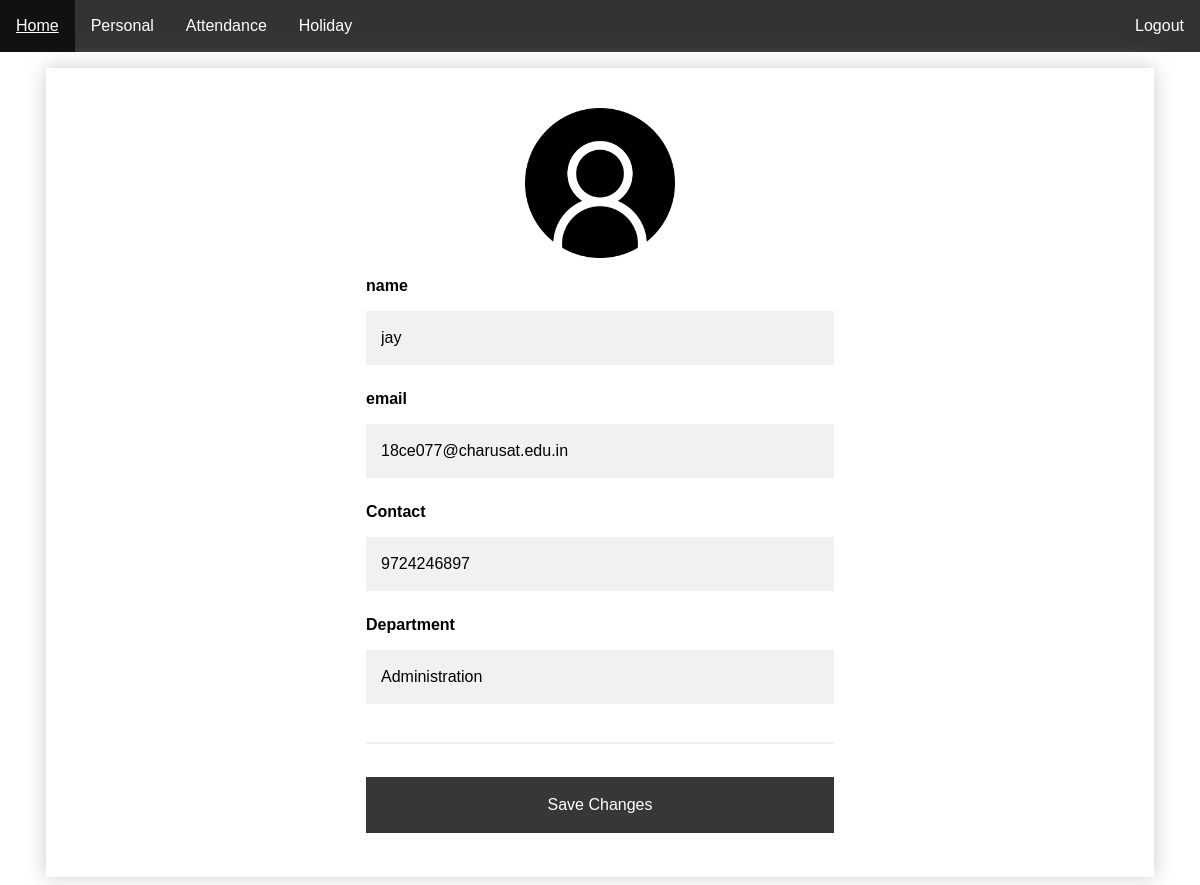
The app's page /view_my_profile (signed in) with its own data.
### users/models.py (models this page shows)
class tblUserdetails(models.Model):
	user=models.ForeignKey(User,on_delete=models.CASCADE)
	email=models.CharField(max_length=120)
	contact=models.CharField(max_length=10)
	department=models.CharField(max_length=100)

### recognition/views.py (the view)
# urls.py: path('view_my_profile',recog_views.view_my_profile,name="view-my-profile"),
@login_required
def view_my_profile(request):
    users = request.user
    q = 0 # flag
    p = 0 # flag
    u = tblUserdetails.objects.filter(user=users).exists()
    if u:
        userDetails = tblUserdetails.objects.get(user=users)
        p = 1 # set if user data present in user_details database
    else:
        print("not present")
        userDetails = users
        q = 1 # set if user data not present in user_details database
    return render(request, 'recognition/user_profile.html', {'userDetails': userDetails, 'q': q, 'p': p})

### recognition/templates/recognition/user_profile.html (shortened to what this page needs)
{% load static %}
{% load crispy_forms_tags %}
<!DOCTYPE html>
<html>
<head>
  <link rel="stylesheet" href="https://maxcdn.bootstrapcdn.com/bootstrap/4.0.0/css/bootstrap.min.css"
>
</head>
<body>
  <ul>
    <li class="active"><a href="{%url 'dashboard' %}" style="color: white;">Home</a></li>
    <li><a href="{%url 'view-my-profile' %}">Personal</a></li>
    <li><a href="{%url 'view-my-attendance-employee-login' %}">Attendance</a></li>
    <li><a href="{%url 'employee-holiday' %}">Holiday</a></li>
    <li style="float:right"><a href="{% url 'logout' %}">Logout</a></li>
  </ul>
  <div class="container">
    <div style="border: solid  rgba(204, 204, 204, 0.288) 0px; box-shadow: #ccc 0px 0px 20px ;padding: 20px;">
      <div style="margin-top: 20px;">
        <img src="{% static 'recognition/img/user1.png' %}" class="img-responsive"
          style="width:150px;height:150px;margin-left: auto;margin-right: auto;" />
      </div>
      <div class="container"
        style="border:solid px #ccc;background-color: rgb(255, 255, 255);width: 500px; text-emphasis-color: #222;">
        <form method="POST" action="{% url 'change-profile' %}">
          {%if p%}
          <div style="color: black;">
            <label for="email" style="color: black;"><b>name</b></label>
            <input type="text" name="name" value={{userDetails.user}} id="email" required>
            <label for="psw"><b>email</b></label>
            <input type="email" value={{userDetails.email}} name="email" id="psw" required>
            <label for="psw-repeat"><b>Contact</b></label>
            <input type="number" value={{userDetails.contact}} name="contact" id="psw-repeat" required>
            <label for="psw-repeat"><b>Department</b></label>
            <input type="text" value={{userDetails.department}} name="department" id="psw-repeat" required>
            <hr>
          </div>
          {%endif%}
          <button type="submit" class="registerbtn" style="background-color: #222;">Save Changes</button>
        </form>
      </div>
    </div>
  </div>
</body>
</html>

### recognition/templates/recognition/user_profile.html (style rules this page uses)
body { font-family: Arial, Helvetica, sans-serif; background-color: white; ; }
* { box-sizing: border-box; }
.container { padding: 16px; background-color: white; }
input[type=text], input[type=password], input[type=email], input[type=number] { width: 100%; padding: 15px; margin: 5px 0 22px 0; display: inline-block; border: none; background: #f1f1f1; }
hr { border: 1px solid #f1f1f1; margin-bottom: 25px; }
.registerbtn { color: white; padding: 16px 20px; margin: 8px 0; border: none; cursor: pointer; width: 100%; opacity: 0.9; }
img { display: block; margin-left: auto; margin-right: auto; }
a { color: dodgerblue; }
ul { list-style-type: none; margin: 0; padding: 0; overflow: hidden; background-color: #333; }
li { float: left; border-right: 0px solid #bbb; }
li:last-child { border-right: none; }
li a { display: block; color: white; text-align: center; padding: 14px 16px; text-decoration: none; }
.active { background-color: #4CAF50; }
label { color: #000; }

### records on screen
tblUserdetails: name "jay", email "18ce077@charusat.edu.in", contact "9724246897", department "Administration"
